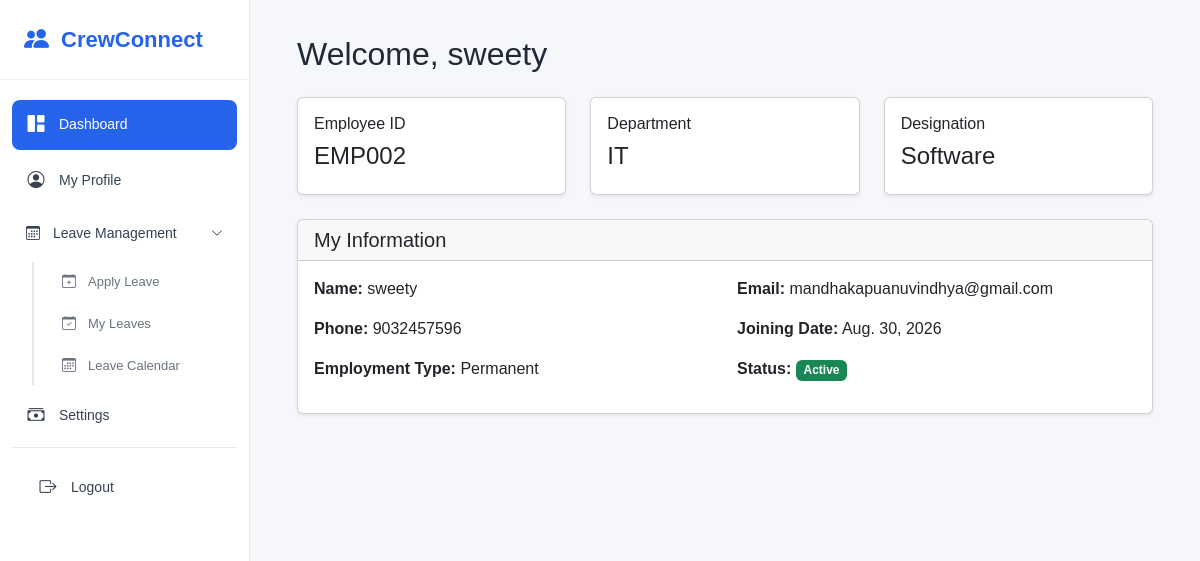
/employee/dashboard/ (signed in), run on the app's committed database.
### hr/models.py (models this page shows, shortened)
class Employee(models.Model):
    EMPLOYMENT_TYPES = [
        ("Permanent", "Permanent"), #("database_value", "display_value")
        ("Contract", "Contract"),
        ("Part-time", "Part-time"),
        ("Intern", "Intern"),
    ]
    user = models.OneToOneField(User,on_delete=models.CASCADE,null=True,blank=True) # for one user have one employee
    employee_id = models.CharField(max_length=20,unique=True)
    name = models.CharField(max_length=100)
    email = models.EmailField(unique=True)
    phone = models.CharField(max_length=15)
    department = models.ForeignKey(Department,on_delete=models.PROTECT) # we cannot delete any employees present in this dept
    designation = models.ForeignKey(Designation,on_delete=models.PROTECT)# we cannot delete any employees present in this design
    joining_date = models.DateField()
    employment_type = models.CharField(max_length=20,choices=EMPLOYMENT_TYPES)
    salary = models.DecimalField(max_digits=10,decimal_places=2)
    address = models.TextField()
    status = models.BooleanField(default=True)

class Department(models.Model):
    name = models.CharField(max_length=100, unique=True)

class Designation(models.Model):
    name = models.CharField(max_length=100, unique=True)

### employee/views.py (the view)
# urls.py: path("dashboard/",views.employee_dashboard,name="employee_dashboard"),
@login_required
def employee_dashboard(request):
   employee = request.user.employee
   return render(request,"employee_dashboard.html",{
           "employee": employee,"is_employee": True,})

### templates/employee_dashboard.html
{% extends "base.html" %}
{% block content %}
<div class="container-fluid">
    <h2 class="mb-4">
        Welcome, {{ employee.name }}
    </h2>
    <div class="row">
        <div class="col-md-4">
            <div class="card shadow-sm mb-4">
                <div class="card-body">
                    <h6>Employee ID</h6>
                    <h4>
                        {{ employee.employee_id }}
                    </h4>
                </div>
            </div>
        </div>
        <div class="col-md-4">
            <div class="card shadow-sm mb-4">
                <div class="card-body">
                    <h6>Department</h6>
                    <h4>
                        {{ employee.department.name }}
                    </h4>
                </div>
            </div>
        </div>
        <div class="col-md-4">
            <div class="card shadow-sm mb-4">
                <div class="card-body">
                    <h6>Designation</h6>
                    <h4>
                        {{ employee.designation.name }}
                    </h4>
                </div>
            </div>
        </div>
    </div>
    <div class="card shadow-sm">
        <div class="card-header">
            <h5 class="mb-0">
                My Information
            </h5>
        </div>
        <div class="card-body">
            <div class="row">
                <div class="col-md-6 mb-3">
                    <strong>Name:</strong>
                    {{ employee.name }}
                </div>
                <div class="col-md-6 mb-3">
                    <strong>Email:</strong>
                    {{ employee.email }}
                </div>
                <div class="col-md-6 mb-3">
                    <strong>Phone:</strong>
                    {{ employee.phone }}
                </div>
                <div class="col-md-6 mb-3">
                    <strong>Joining Date:</strong>
                    {{ employee.joining_date }}
                </div>
                <div class="col-md-6 mb-3">
                    <strong>Employment Type:</strong>
                    {{ employee.employment_type }}
                </div>
                <div class="col-md-6 mb-3">
                    <strong>Status:</strong>
                    {% if employee.status %}
                        <span class="badge bg-success">
                            Active
                        </span>
                    {% else %}
                        <span class="badge bg-danger">
                            Inactive
                        </span>
                    {% endif %}
                </div>
            </div>
        </div>
    </div>
</div>
{% endblock %}

### static/css/sidebar.css (style rules this page uses)
* { margin: 0; padding: 0; box-sizing: border-box; }
body { font-family: Arial, sans-serif; background-color: #f5f7fb; color: #1f2937; }

### data on the page
Employee: name "sweety", employee_id "EMP002", department.name "IT", designation.name "Software", email "mandhakapuanuvindhya@gmail.com", phone "9032457596", joining_date "Aug. 30, 2026", employment_type "Permanent"
